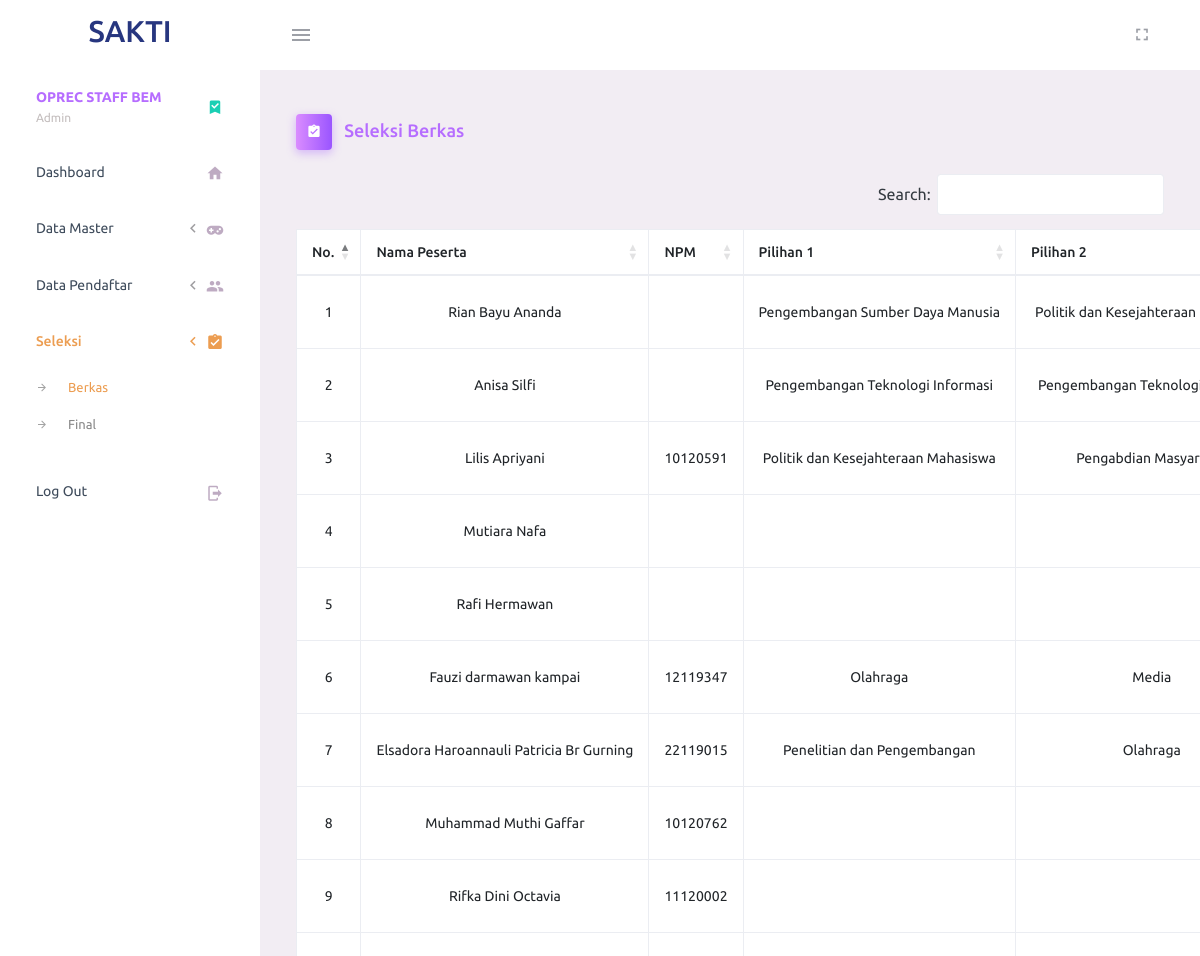
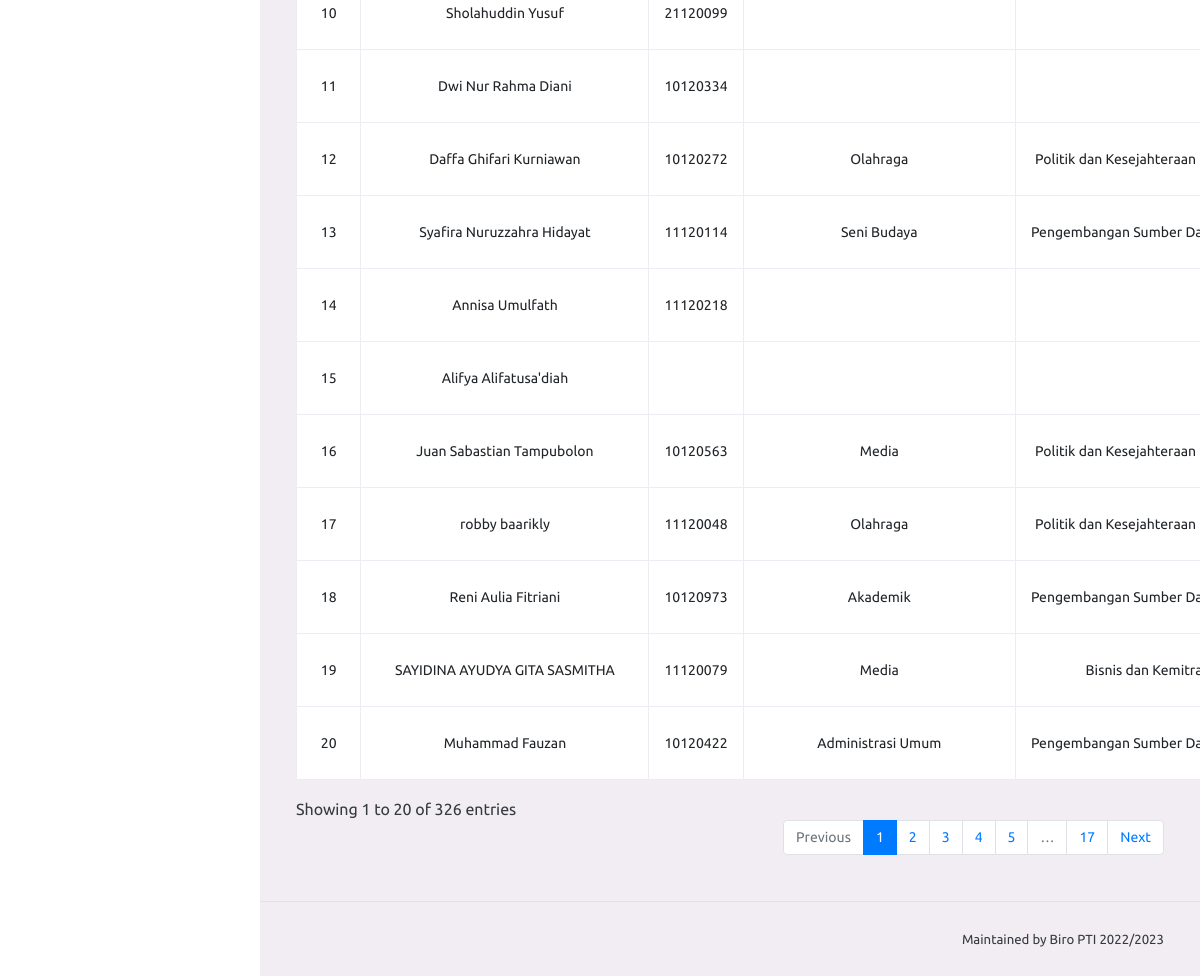
/OPREC_BEM_FIKTI_2022-2023/Dashboard-Admin/pages/seleksi1.php (signed in), run on the app's committed database (2 pictures, top to bottom).
### tables this page shows
CREATE TABLE `users_account` (
  `id_accounts` int(11) NOT NULL,
  `email` varchar(50) NOT NULL,
  `password` varchar(50) NOT NULL,
  `berkas` int(1) NOT NULL COMMENT '0=belum ada aksi, 1=tidak lulus, 2=lulus',
  `deadline` int(1) NOT NULL COMMENT '0=buka, 1=tutup',
  `deadline_psikotest` int(1) NOT NULL COMMENT '1=buka, 2=tutup',
  `final` int(1) NOT NULL COMMENT '0=belum ada aksi, 1=tidak lulus, 2=lulus',
  `created_at` timestamp NOT NULL DEFAULT current_timestamp() ON UPDATE current_timestamp()
);

CREATE TABLE `biodata` (
  `id_biodata` int(11) NOT NULL,
  `email` varchar(50) NOT NULL,
  `nama_lengkap` varchar(50) DEFAULT NULL,
  `ttl` varchar(100) DEFAULT NULL,
  `jk` varchar(10) DEFAULT NULL,
  `agama` varchar(20) DEFAULT NULL,
  `anak_ke` int(1) DEFAULT NULL,
  `bersaudara` int(1) DEFAULT NULL,
  `satu_kata` varchar(120) DEFAULT NULL,
  `moto` text DEFAULT NULL,
  `pas_foto` varchar(100) DEFAULT NULL
);

CREATE TABLE `users_choose_point` (
  `id_point` int(11) NOT NULL,
  `email` varchar(50) NOT NULL,
  `choose_one` varchar(50) DEFAULT NULL,
  `choose_two` varchar(50) DEFAULT NULL,
  `reason` text DEFAULT NULL,
  `motivations` text DEFAULT NULL
);

CREATE TABLE `users_study_data` (
  `id_study` int(11) NOT NULL,
  `email` varchar(50) NOT NULL,
  `tahun_masuk` varchar(4) DEFAULT NULL,
  `npm` varchar(10) DEFAULT NULL,
  `jurusan` varchar(20) DEFAULT NULL,
  `domisili` varchar(15) DEFAULT NULL,
  `sks` int(3) DEFAULT NULL,
  `ipk_lokal` varchar(5) DEFAULT NULL,
  `ipk_utama` varchar(5) DEFAULT NULL,
  `rangkuman` varchar(5) DEFAULT NULL
);

### OPREC_BEM_FIKTI_2022-2023/Dashboard-Admin/pages/seleksi1.php (the view, shortened to what this page needs)
<?php
require("../config/function.php");
$seleksi_berkas = mysqli_query($conn,"SELECT * FROM users_account
                              INNER JOIN biodata USING(email)
                              INNER JOIN users_study_data USING(email)
                              INNER JOIN users_choose_point USING(email)");
?>
<!DOCTYPE html>
<html lang="en">
  <head>
    <?php include('../partials/header.php'); ?>
  </head>
  <body>
    <div class="container-scroller">
    <?php include('../partials/navbar.php'); ?>
      <div class="container-fluid page-body-wrapper">
        <?php include('../partials/sidebar.php'); ?>
        <div class="main-panel">
          <div class="content-wrapper">
            <div class="page-header">
              <h3 class="page-title text-primary">
                <span class="page-title-icon bg-gradient-primary text-white mr-2">
                  <i class="mdi mdi-clipboard-check"></i>
                </span> Seleksi Berkas
              </h3>
            </div>
  		      <div class="order" id="order">
              <table id="example" class="table table-bordered table-hover dt-responsive nowrap text-center" style="width:100%; background-color:#fff;">
                <thead>
                  <tr>
                      <th>No.</th>
                      <th>Nama Peserta</th>
                      <th>NPM</th>
                      <th>Pilihan 1</th>
                      <th>Pilihan 2</th>
                  </tr>
                </thead>
                <?php
                  $no = 1;
                  foreach($seleksi_berkas as $seleksi1) :
                ?>
                  <tr>
                    <td><?= $no;?></td>
                    <td><?= $seleksi1['nama_lengkap']?></td>
                    <td><?= $seleksi1['npm'];?></td>
                    <td><?= $seleksi1['choose_one'];?></td>
                    <td><?= $seleksi1['choose_two'];?></td>
                  </tr>
                <?php
                  $no++;
                  endforeach;
                ?>
              </table>
  		      </div>
          </div>
          <?php include('../partials/footer.php'); ?>
        </div>
      </div>
    </div>
  </body>
</html>

### OPREC_BEM_FIKTI_2022-2023/Dashboard-Admin/partials/header.php (shortened to what this page needs)
<link rel="stylesheet" href="../assets/vendors/mdi/css/materialdesignicons.min.css">
<link rel="stylesheet" href="../assets/vendors/css/vendor.bundle.base.css">
<link rel="stylesheet" type="text/css" href="https://cdnjs.cloudflare.com/ajax/libs/twitter-bootstrap/4.5.2/css/bootstrap.css"/>
<link rel="stylesheet" type="text/css" href="https://cdn.datatables.net/1.10.25/css/dataTables.bootstrap4.min.css"/>
<link rel="stylesheet" type="text/css" href="https://cdn.datatables.net/buttons/1.7.1/css/buttons.dataTables.min.css"/>
<link rel="stylesheet" type="text/css" href="https://cdn.datatables.net/responsive/2.2.9/css/responsive.bootstrap4.min.css"/>
<link rel="stylesheet" href="../assets/css/style.css">

### OPREC_BEM_FIKTI_2022-2023/Dashboard-Admin/partials/navbar.php (shortened to what this page needs)
<nav class="navbar default-layout-navbar col-lg-12 col-12 p-0 fixed-top d-flex flex-row">
  <div class="text-center navbar-brand-wrapper d-flex align-items-center justify-content-center">
    <a class="navbar-brand brand-logo" href="./"><h2>SAKTI</h2></a>
  </div>
  <div class="navbar-menu-wrapper d-flex align-items-stretch">
    <button class="navbar-toggler navbar-toggler align-self-center" type="button" data-toggle="minimize">
      <span class="mdi mdi-menu"></span>
    </button>
    <ul class="navbar-nav navbar-nav-right">
      <li class="nav-item d-none d-lg-block full-screen-link">
        <a class="nav-link">
          <i class="mdi mdi-fullscreen" id="fullscreen-button"></i>
        </a>
      </li>
    </ul>
  </div>
</nav>

### OPREC_BEM_FIKTI_2022-2023/Dashboard-Admin/partials/sidebar.php (shortened to what this page needs)
<nav class="sidebar sidebar-offcanvas" id="sidebar">
  <ul class="nav">
    <li class="nav-item nav-profile">
      <a href="#" class="nav-link">
        <div class="nav-profile-text d-flex flex-column ml-0">
          <span class="font-weight-bold mb-2 text-primary">OPREC STAFF BEM</span>
          <span class="text-secondary text-small text-capitalize">Admin</span>
        </div>
        <i class="mdi mdi-bookmark-check text-success nav-profile-badge"></i>
      </a>
    </li>
    <li class="nav-item">
      <a class="nav-link" href="./">
        <span class="menu-title">Dashboard</span>
        <i class="mdi mdi-home menu-icon"></i>
      </a>
    </li>
    <li class="nav-item">
      <a class="nav-link" data-toggle="collapse" href="#data_master" aria-expanded="false" aria-controls="data_master">
        <span class="menu-title">Data Master</span>
        <i class="menu-arrow"></i>
        <i class="mdi mdi mdi-gamepad-variant menu-icon"></i>
      </a>
    </li>
    <li class="nav-item">
      <a class="nav-link" data-toggle="collapse" href="#data_pendaftar" aria-expanded="false" aria-controls="data_master">
        <span class="menu-title">Data Pendaftar</span>
        <i class="menu-arrow"></i>
        <i class="mdi mdi-account-multiple menu-icon"></i>
      </a>
    </li>
    <li class="nav-item">
      <a class="nav-link" data-toggle="collapse" href="#seleksi" aria-expanded="false" aria-controls="seleksi">
        <span class="menu-title">Seleksi</span>
        <i class="menu-arrow"></i>
        <i class="mdi mdi-clipboard-check menu-icon"></i>
      </a>
      <div class="collapse" id="seleksi">
        <ul class="nav flex-column sub-menu">
          <li class="nav-item"> <a class="nav-link" href="seleksi1.php">Berkas</a></li>
          <li class="nav-item"> <a class="nav-link" href="seleksi2.php">Final</a></li>
        </ul>
      </div>
    </li>
    <li class="nav-item">
      <a class="nav-link" href="logout.php"  onclick="return confirm('Yakin ingin logout ?');">
        <span class="menu-title">Log Out</span>
        <i class="mdi mdi-logout menu-icon"></i>
      </a>
    </li>
  </ul>
</nav>

### OPREC_BEM_FIKTI_2022-2023/Dashboard-Admin/partials/footer.php
<footer class="footer">
  <div class="container-fluid">
    <span class="float-none float-sm-right d-block mt-1 mt-sm-0 text-center"> Maintained by Biro PTI 2022/2023 </span>
  </div>
</footer>

### data on the page
users_account: biodata.nama_lengkap "Rian Bayu Ananda", users_choose_point.choose_one "Pengembangan Sumber Daya Manusia", users_choose_point.choose_two "Politik dan Kesejahteraan…"
users_account: biodata.nama_lengkap "Anisa Silfi", users_choose_point.choose_one "Pengembangan Teknologi Informasi", users_choose_point.choose_two "Pengembangan…"
users_account: biodata.nama_lengkap "Lilis Apriyani", users_study_data.npm "10120591", users_choose_point.choose_one "Politik dan Kesejahteraan Mahasiswa", users_choose_point.choose_two "Pengabdian…"
users_account: biodata.nama_lengkap "Mutiara Nafa"
users_account: biodata.nama_lengkap "Rafi Hermawan"
users_account: biodata.nama_lengkap "Fauzi darmawan kampai", users_study_data.npm "12119347", users_choose_point.choose_one "Olahraga", users_choose_point.choose_two "Media"
users_account: biodata.nama_lengkap "Elsadora Haroannauli Patricia Br Gurning", users_study_data.npm "22119015", users_choose_point.choose_one "Penelitian dan Pengembangan", users_choose_point.choose_two "Olahraga"
users_account: biodata.nama_lengkap "Muhammad Muthi Gaffar", users_study_data.npm "10120762"
users_account: biodata.nama_lengkap "Rifka Dini Octavia", users_study_data.npm "11120002"
users_account: biodata.nama_lengkap "Sholahuddin Yusuf", users_study_data.npm "21120099"
users_account: biodata.nama_lengkap "Dwi Nur Rahma Diani", users_study_data.npm "10120334"
users_account: biodata.nama_lengkap "Daffa Ghifari Kurniawan", users_study_data.npm "10120272", users_choose_point.choose_one "Olahraga", users_choose_point.choose_two "Politik dan Kesejahteraan…"
users_account: biodata.nama_lengkap "Syafira Nuruzzahra Hidayat", users_study_data.npm "11120114", users_choose_point.choose_one "Seni Budaya", users_choose_point.choose_two "Pengembangan Sumber…"
users_account: biodata.nama_lengkap "Annisa Umulfath", users_study_data.npm "11120218"
users_account: biodata.nama_lengkap "Alifya Alifatusa'diah"
users_account: biodata.nama_lengkap "Juan Sabastian Tampubolon", users_study_data.npm "10120563", users_choose_point.choose_one "Media", users_choose_point.choose_two "Politik dan Kesejahteraan…"
users_account: biodata.nama_lengkap "robby baarikly", users_study_data.npm "11120048", users_choose_point.choose_one "Olahraga", users_choose_point.choose_two "Politik dan Kesejahteraan…"
users_account: biodata.nama_lengkap "Reni Aulia Fitriani", users_study_data.npm "10120973", users_choose_point.choose_one "Akademik", users_choose_point.choose_two "Pengembangan Sumber…"
users_account: biodata.nama_lengkap "SAYIDINA AYUDYA GITA SASMITHA", users_study_data.npm "11120079", users_choose_point.choose_one "Media", users_choose_point.choose_two "Bisnis dan…"
users_account: biodata.nama_lengkap "Muhammad Fauzan", users_study_data.npm "10120422", users_choose_point.choose_one "Administrasi Umum", users_choose_point.choose_two "Pengembangan Sumber…"
